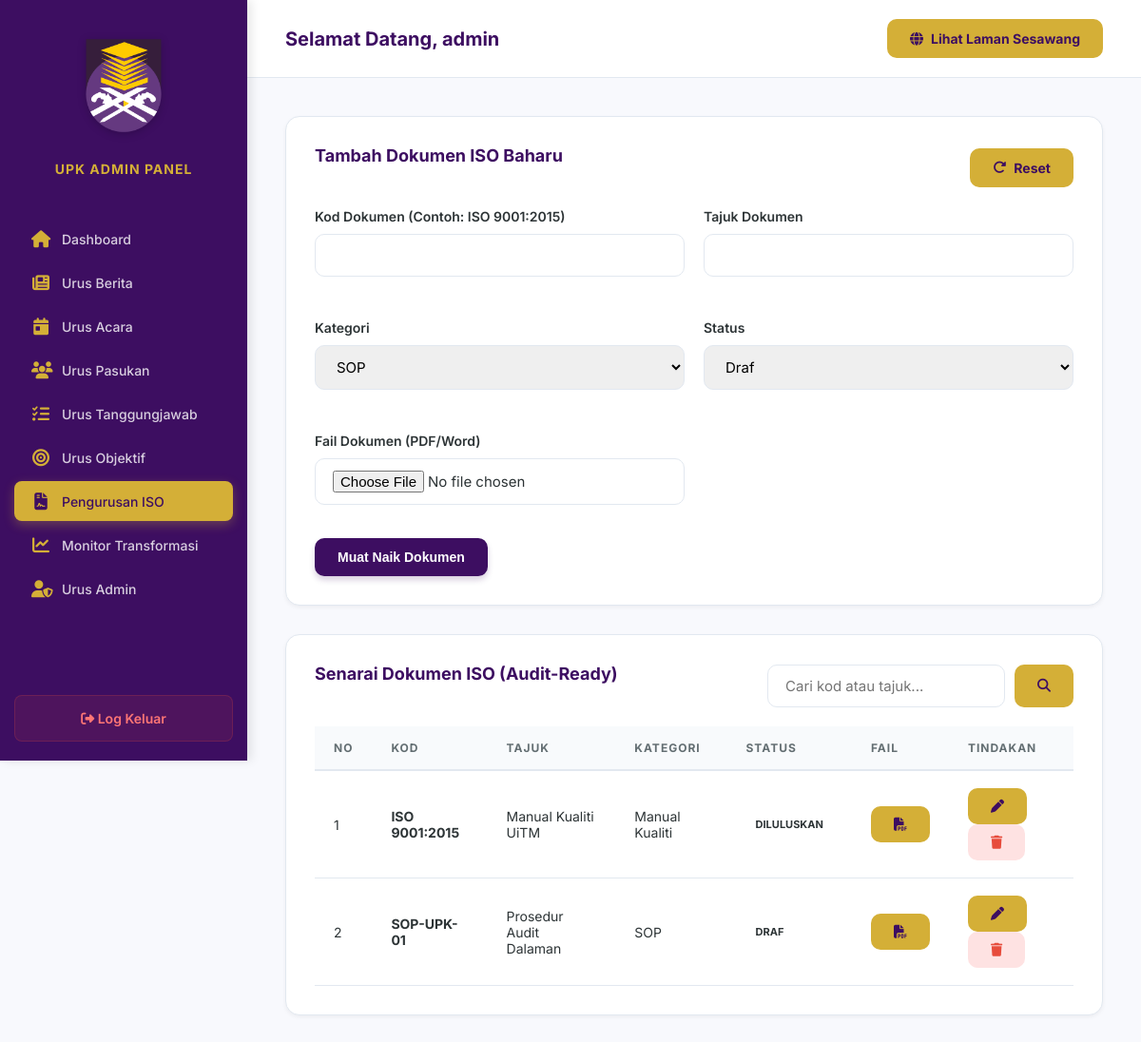
Screenshot of /iso.php (signed in) with the database file from the repository.
### tables this page shows
CREATE TABLE IF NOT EXISTS iso_documents (
    id INT AUTO_INCREMENT PRIMARY KEY,
    doc_code VARCHAR(50) NOT NULL,
    title VARCHAR(255) NOT NULL,
    file_path VARCHAR(255) NOT NULL,
    status ENUM('Draf', 'Diluluskan', 'Obsolete') DEFAULT 'Draf',
    category ENUM('SOP', 'Manual Kualiti', 'Garis Panduan', 'Lain-lain') DEFAULT 'SOP',
    created_at TIMESTAMP DEFAULT CURRENT_TIMESTAMP,
    updated_at TIMESTAMP DEFAULT CURRENT_TIMESTAMP ON UPDATE CURRENT_TIMESTAMP
);

### iso.php (the view, shortened to what this page needs)
<?php
include 'header.php';
$edit_data = null;
$search = isset($_GET['search']) ? $conn->real_escape_string($_GET['search']) : '';
$where_clause = "";
$documents = $conn->query("SELECT * FROM iso_documents $where_clause ORDER BY created_at DESC");
?>
<div class="card">
    <div style="display: flex; justify-content: space-between; align-items: center; margin-bottom: 20px;">
        <h3><?= $edit_data ? 'Kemaskini Dokumen ISO' : 'Tambah Dokumen ISO Baharu' ?></h3>
        <a href="iso.php" class="btn btn-secondary btn-sm"><i class="fa-solid fa-rotate-right"></i> Reset</a>
    </div>
    <form action="iso.php" method="POST" enctype="multipart/form-data">
        <div style="display: grid; grid-template-columns: 1fr 1fr; gap: 20px;">
            <div class="form-group">
                <label>Kod Dokumen (Contoh: ISO 9001:2015)</label>
                <input type="text" name="doc_code" class="form-control" required value="<?= $edit_data ? htmlspecialchars($edit_data['doc_code']) : '' ?>">
            </div>
            <div class="form-group">
                <label>Tajuk Dokumen</label>
                <input type="text" name="title" class="form-control" required value="<?= $edit_data ? htmlspecialchars($edit_data['title']) : '' ?>">
            </div>
            <div class="form-group">
                <label>Kategori</label>
                <select name="category" class="form-control" required>
                    <option value="SOP" <?= ($edit_data && $edit_data['category'] == 'SOP') ? 'selected' : '' ?>>SOP</option>
                </select>
            </div>
            <div class="form-group">
                <label>Status</label>
                <select name="status" class="form-control" required>
                    <option value="Draf" <?= ($edit_data && $edit_data['status'] == 'Draf') ? 'selected' : '' ?>>Draf</option>
                </select>
            </div>
            <div class="form-group">
                <label>Fail Dokumen (PDF/Word) <?= $edit_data ? '<small style="color:red;">*Biarkan kosong jika tidak mahu tukar fail</small>' : '' ?></label>
                <input type="file" name="file" class="form-control" <?= $edit_data ? '' : 'required' ?>>
            </div>
        </div>
        <div style="margin-top: 10px;">
            <button type="submit" class="btn btn-primary"><?= $edit_data ? 'Kemaskini Dokumen' : 'Muat Naik Dokumen' ?></button>
        </div>
    </form>
</div>
<div class="card" style="margin-top: 30px;">
    <div style="display: flex; justify-content: space-between; align-items: center; margin-bottom: 20px;">
        <h3>Senarai Dokumen ISO (Audit-Ready)</h3>
        <form action="iso.php" method="GET" style="display: flex; gap: 10px;">
            <input type="text" name="search" class="form-control" placeholder="Cari kod atau tajuk..." value="<?= htmlspecialchars($search) ?>" style="width: 250px;">
            <button type="submit" class="btn btn-secondary"><i class="fa-solid fa-magnifying-glass"></i></button>
        </form>
    </div>
    <table>
        <thead>
            <tr>
                <th>No</th>
                <th>Kod</th>
                <th>Tajuk</th>
                <th>Kategori</th>
                <th>Status</th>
                <th>Fail</th>
                <th>Tindakan</th>
            </tr>
        </thead>
        <tbody>
            <?php if ($documents->num_rows > 0): ?>
                <?php $i = 1; while($row = $documents->fetch_assoc()): ?>
                <tr>
                    <td><?= $i++ ?></td>
                    <td><strong><?= htmlspecialchars($row['doc_code']) ?></strong></td>
                    <td><?= htmlspecialchars($row['title']) ?></td>
                    <td><?= htmlspecialchars($row['category']) ?></td>
                    <td>
                        <?php
                        $status_class = '';
                        if($row['status'] == 'Diluluskan') $status_class = 'status-active';
                        else if($row['status'] == 'Draf') $status_class = 'status-expired';
                        else $status_class = 'status-pending';
                        ?>
                        <span class="badge <?= $status_class ?>" style="padding: 5px 10px; border-radius: 20px; font-size: 11px; text-transform: uppercase;">
                            <?= htmlspecialchars($row['status']) ?>
                        </span>
                    </td>
                    <td>
                        <?php if(!empty($row['file_path'])): ?>
                            <a href="../uploads/iso/<?= $row['file_path'] ?>" target="_blank" class="btn btn-sm btn-secondary" title="Lihat Fail"><i class="fa-solid fa-file-pdf"></i></a>
                        <?php else: ?>
                            <span style="color: #ccc;">Tiada Fail</span>
                        <?php endif; ?>
                    </td>
                    <td class="action-btns">
                        <a href="iso.php?edit=<?= $row['id'] ?>" class="btn btn-sm btn-secondary"><i class="fa-solid fa-pen"></i></a>
                        <a href="iso.php?delete=<?= $row['id'] ?>" class="btn btn-sm btn-danger" onclick="return confirm('Pasti mahu padam/arkibkan dokumen ini?');"><i class="fa-solid fa-trash"></i></a>
                    </td>
                </tr>
                <?php endwhile; ?>
            <?php else: ?>
                <tr>
                    <td colspan="7" style="text-align: center; padding: 20px; color: var(--text-muted);">Tiada rekod dijumpai.</td>
                </tr>
            <?php endif; ?>
        </tbody>
    </table>
</div>
<?php include 'footer.php'; ?>

### admin_style.css (style rules this page uses)
:root { --primary: #3d0e61; --primary-light: #512888; --secondary: #D4AF37; --accent: #FFD700; --text-dark: #2d3436; --text-light: #636e72; --bg-light: #f8f9fd; --bg-white: #ffffff; --danger: #e74c3c; --success: #27ae60; --border: #e2e8f0; --radius: 10px; --shadow-sm: 0 2px 4px rgba(0,0,0,0.05); --shadow: 0 10px 15px -3px rgba(0,0,0,0.1), 0 4px 6px -2px rgba(0,0,0,0.05); --sidebar-width: 260px; }
* { box-sizing: border-box; margin: 0; padding: 0; }
body { font-family: 'Inter', system-ui, -apple-system, sans-serif; background: var(--bg-light); color: var(--text-dark); display: flex; min-height: 100vh; }
a { text-decoration: none; color: inherit; transition: all 0.2s; }
.card { background: var(--bg-white); padding: 30px; border-radius: 15px; box-shadow: var(--shadow-sm); border: 1px solid var(--border); }
.card h3 { font-size: 18px; margin-bottom: 25px; display: flex; align-items: center; gap: 10px; color: var(--primary); }
.form-group { margin-bottom: 25px; }
.form-group label { display: block; margin-bottom: 10px; font-weight: 600; font-size: 14px; color: var(--text-dark); }
.form-control { width: 100%; padding: 12px 18px; border: 1.5px solid var(--border); border-radius: var(--radius); font-size: 15px; font-family: inherit; transition: all 0.2s; }
.btn { padding: 12px 24px; border: none; border-radius: var(--radius); cursor: pointer; font-weight: 700; font-size: 14px; display: inline-flex; align-items: center; gap: 8px; transition: all 0.3s; }
.btn-primary { background: var(--primary); color: #fff; box-shadow: 0 4px 6px rgba(61, 14, 97, 0.2); }
.btn-secondary { background: var(--secondary); color: var(--primary); }
.btn-danger { background: #fee2e2; color: var(--danger); }
table { width: 100%; border-collapse: separate; border-spacing: 0; }
table th { background: #f8fafc; color: var(--text-light); font-weight: 700; text-transform: uppercase; font-size: 12px; letter-spacing: 1px; padding: 15px 20px; border-bottom: 2px solid var(--border); text-align: left; }
table td { padding: 18px 20px; border-bottom: 1px solid var(--border); font-size: 14px; vertical-align: middle; }
.badge { padding: 6px 12px; border-radius: 20px; font-size: 12px; font-weight: 700; display: inline-block; }

### rows the page displays
iso_documents: doc_code "ISO 9001:2015", title "Manual Kualiti UiTM", category "Manual Kualiti", status "DILULUSKAN"
iso_documents: doc_code "SOP-UPK-01", title "Prosedur Audit Dalaman", category "SOP", status "DRAF"

### other values shown
$_SESSION['admin_username'] "admin"
